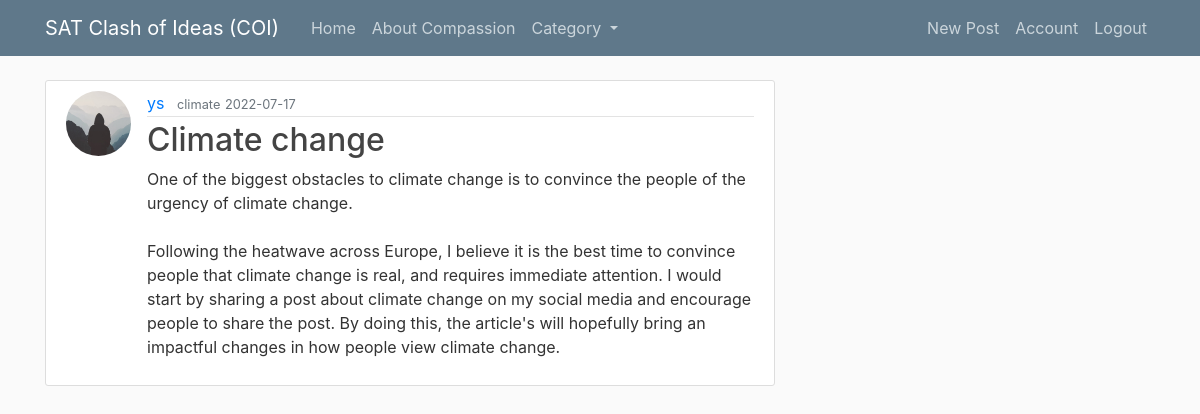
/post/3 (signed in), run on the app's committed database.
### flaskblog/models.py (models this page shows, shortened)
class User(db.Model, UserMixin):
    id = db.Column(db.Integer, primary_key=True)
    username = db.Column(db.String(20), unique=True, nullable=False)
    email = db.Column(db.String(120), unique=True, nullable=False)
    image_file = db.Column(db.String(20), nullable=False, default='default.jpg')
    password = db.Column(db.String(60), nullable=False)
    posts = db.relationship('Post', backref='author', lazy=True)

class Post(db.Model):
    id = db.Column(db.Integer, primary_key=True)
    title = db.Column(db.String(100), nullable=False)
    date_posted = db.Column(db.DateTime, nullable=False, default=datetime.utcnow)
    category = db.Column(db.String(20), nullable=False)
    content = db.Column(db.Text, nullable=False)
    user_id = db.Column(db.Integer, db.ForeignKey('user.id'), nullable=False)

### flaskblog/routes.py (the view)
@app.route("/post/<int:post_id>")
def post(post_id):
    post = Post.query.get_or_404(post_id)
    return render_template('post.html', title=post.title, post=post)

### flaskblog/models.py (called while the page is built)
@login_manager.user_loader
def load_user(user_id):
    return User.query.get(int(user_id))

### flaskblog/templates/post.html (shortened to what this page needs)
{% extends "layout.html" %}
{% block content %}
<article class="media content-section">
  <img class="rounded-circle article-img"
    src="{{ url_for('static', filename='profile_pics/' + post.author.image_file) }}">
  <div class="media-body">
    <div class="article-metadata">
      <a class="mr-2" href="#">{{ post.author.username }}</a>
      <small class="text-muted" href="#">{{ post.category }}</small>
      <small class="text-muted">{{ post.date_posted.strftime('%Y-%m-%d') }}</small>
    </div>
    <h2 class="article-title">{{ post.title }}</h2>
    <p class="article-content">{{ post.content }}</p>
  </div>
</article>
{% endblock content %}

### flaskblog/static/main.css (style rules this page uses)
body { background: #fafafa; color: #333333; margin-top: 5rem; }
h1, h2, h3, h4, h5, h6 { color: #444444; }
.content-section { background: #ffffff; padding: 10px 20px; border: 1px solid #dddddd; border-radius: 3px; margin-bottom: 20px; }
.article-title { color: #444444; }
.article-content { white-space: pre-line; }
.article-img { height: 65px; width: 65px; margin-right: 16px; }
.article-metadata { padding-bottom: 1px; margin-bottom: 4px; border-bottom: 1px solid #e3e3e3 }

### data on the page
User: image_file (placeholder picture), author.username "ys"
Post: category "climate", date_posted "2022-07-17", title "Climate change", content "One of the biggest obstacles to climate change is to convince the people of the urgency of climate change. Following the heatwave across Europe, I believe it is the best time to convince people that climate change is real, and requires immediate attention. I would start by sharing a post about climate change on my social media and encourage people to share the post. By doing this, the article's will hopefully bring an impactful changes in how people view climate change."
